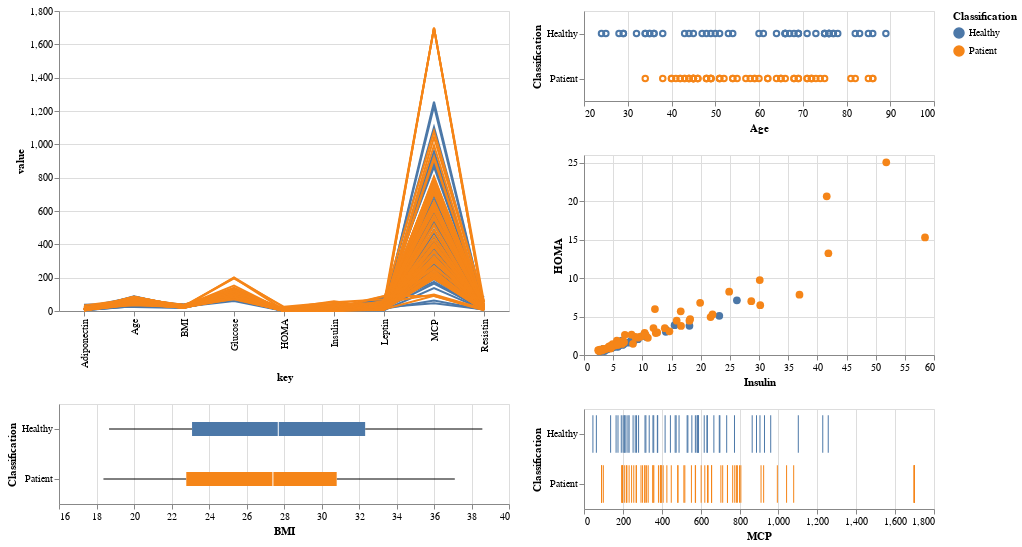

The notebook cell this image was saved under:
### Markdown cell above
## Final Prototypes

### Code cell
input_dropdown = alt.binding_select(options=[None,'Healthy Control','Patient'],labels=['All','Healthy Control','Patient'])
highlight = alt.selection(type='single',bind=input_dropdown, name='Classification',fields=['Classification'])
brush = alt.selection(type='interval')


parallel = alt.Chart(dataset).transform_window(
    index='count()'
).transform_fold(
    ['Age','BMI','Glucose','Insulin','HOMA','Leptin','Adiponectin','Resistin','MCP']
).mark_line().encode(
    x='key:N',
    y='value:Q',
    color=alt.Color('Classification:N', scale=alt.Scale(scheme='tableau10')),
    detail='index:N',
    opacity=alt.condition(highlight, alt.value(1.0), alt.value(0.1)),
).properties(
    width=450,
    height=300,
    selection=highlight
)

tick_axis = alt.Axis()

x_points = alt.Chart(dataset).mark_point().encode(
    alt.X('Age:Q', axis=tick_axis,scale=alt.Scale(domain=[20, 100])),
    alt.Y('Classification:N', title='Classification', axis=tick_axis),
    color=alt.Color('Classification:N', scale=alt.Scale(scheme='tableau10')),
    opacity=alt.condition(highlight | brush , alt.value(1.0), alt.value(0.1))
).properties(
    height=90,
    width=350,
).add_selection(
    highlight
).add_selection(
    brush
)


scatter = alt.Chart(dataset).mark_circle(size=60).encode(
    x='Insulin',
    y='HOMA',
    color=alt.Color('Classification:N', scale=alt.Scale(scheme='tableau10')),
    opacity=alt.condition(highlight | brush, alt.value(1.0), alt.value(0.1)),
).properties(
    width=350,
    height=200,
    selection=highlight
).add_selection(
    brush
)


box = alt.Chart(dataset).mark_boxplot().encode(
     y=alt.Y('Classification:N'),
     x=alt.X('BMI:Q', scale=alt.Scale(domain=[16, 40])),
     color=alt.Color('Classification:N', scale=alt.Scale(scheme='tableau10')),
     opacity=alt.condition(highlight , alt.value(1.0), alt.value(0.1))
).properties(
    width=450,
    height=100,
    selection=highlight
)

x_ticks = alt.Chart(dataset).mark_tick().encode(
    alt.X('MCP:Q', axis=tick_axis),
    alt.Y('Classification:N', title='Classification', axis=tick_axis),
    color=alt.Color('Classification:N', scale=alt.Scale(scheme='tableau10')),
    opacity=alt.condition(highlight | brush , alt.value(1.0), alt.value(0.1))
).properties(
    height=100,
    width=350,
).add_selection(
    highlight
).add_selection(
    brush
)


parallel & box | x_points & scatter & x_ticks

### Figure 1 — Vega-Lite specification as saved in the notebook (floating-point values rounded to 4 significant figures)
{"config": {"view": {"continuousWidth": 400, "continuousHeight": 300}}, "hconcat": [{"vconcat": [{"mark": "line", "encoding": {"color": {"type": "nominal", "field": "Classification", "scale": {"scheme": "tableau10"}}, "detail": {"type": "nominal", "field": "index"}, "opacity": {"condition": {"value": 1.0, "selection": "Classification"}, "value": 0.1}, "x": {"type": "nominal", "field": "key"}, "y": {"type": "quantitative", "field": "value"}}, "height": 300, "selection": {"Classification": {"type": "single", "bind": {"input": "select", "options": [null, "Healthy Control", "Patient"], "labels": ["All", "Healthy Control", "Patient"]}, "fields": ["Classification"]}}, "transform": [{"window": [{"op": "count", "as": "index"}]}, {"fold": ["Age", "BMI", "Glucose", "Insulin", "HOMA", "Leptin", "Adiponectin", "Resistin", "MCP"]}], "width": 450}, {"mark": "boxplot", "encoding": {"color": {"type": "nominal", "field": "Classification", "scale": {"scheme": "tableau10"}}, "opacity": {"condition": {"value": 1.0, "selection": "Classification"}, "value": 0.1}, "x": {"type": "quantitative", "field": "BMI", "scale": {"domain": [16, 40]}}, "y": {"type": "nominal", "field": "Classification"}}, "height": 100, "selection": {"Classification": {"type": "single", "bind": {"input": "select", "options": [null, "Healthy Control", "Patient"], "labels": ["All", "Healthy Control", "Patient"]}, "fields": ["Classification"]}}, "width": 450}]}, {"vconcat": [{"mark": "point", "encoding": {"color": {"type": "nominal", "field": "Classification", "scale": {"scheme": "tableau10"}}, "opacity": {"condition": {"value": 1.0, "selection": {"or": ["Classification", "selector004"]}}, "value": 0.1}, "x": {"type": "quantitative", "axis": {}, "field": "Age", "scale": {"domain": [20, 100]}}, "y": {"type": "nominal", "axis": {}, "field": "Classification", "title": "Classification"}}, "height": 90, "selection": {"Classification": {"type": "single", "bind": {"input": "select", "options": [null, "Healthy Control", "Patient"], "labels": ["All", "Healthy Control", "Patient"]}, "fields": ["Classification"]}, "selector004": {"type": "interval"}}, "width": 350}, {"mark": {"type": "circle", "size": 60}, "encoding": {"color": {"type": "nominal", "field": "Classification", "scale": {"scheme": "tableau10"}}, "opacity": {"condition": {"value": 1.0, "selection": {"or": ["Classification", "selector004"]}}, "value": 0.1}, "x": {"type": "quantitative", "field": "Insulin"}, "y": {"type": "quantitative", "field": "HOMA"}}, "height": 200, "selection": {"Classification": {"type": "single", "bind": {"input": "select", "options": [null, "Healthy Control", "Patient"], "labels": ["All", "Healthy Control", "Patient"]}, "fields": ["Classification"]}, "selector004": {"type": "interval"}}, "width": 350}, {"mark": "tick", "encoding": {"color": {"type": "nominal", "field": "Classification", "scale": {"scheme": "tableau10"}}, "opacity": {"condition": {"value": 1.0, "selection": {"or": ["Classification", "selector004"]}}, "value": 0.1}, "x": {"type": "quantitative", "axis": {}, "field": "MCP"}, "y": {"type": "nominal", "axis": {}, "field": "Classification", "title": "Classification"}}, "height": 100, "selection": {"Classification": {"type": "single", "bind": {"input": "select", "options": [null, "Healthy Control", "Patient"], "labels": ["All", "Healthy Control", "Patient"]}, "fields": ["Classification"]}, "selector004": {"type": "interval"}}, "width": 350}]}], "data": {"name": "data-4ab163a91e553ca35fdad7e1e7ddbe9f"}, "$schema": "https://vega.github.io/schema/vega-lite/v4.8.1.json", "datasets": {"data-4ab163a91e553ca35fdad7e1e7ddbe9f": [{"Age": 48, "BMI": 23.5, "Glucose": 70, "Insulin": 2.707, "HOMA": 0.4674, "Leptin": 8.807, "Adiponectin": 9.702, "Resistin": 7.996, "MCP": 417.1, "Classification": "Healthy"}, {"Age": 83, "BMI": 20.69, "Glucose": 92, "Insulin": 3.115, "HOMA": 0.7069, "Leptin": 8.844, "Adiponectin": 5.429, "Resistin": 4.064, "MCP": 468.8, "Classification": "Healthy"}, {"Age": 82, "BMI": 23.12, "Glucose": 91, "Insulin": 4.498, "HOMA": 1.01, "Leptin": 17.94, "Adiponectin": 22.43, "Resistin": 9.277, "MCP": 554.7, "Classification": "Healthy"}, {"Age": 68, "BMI": 21.37, "Glucose": 77, "Insulin": 3.226, "HOMA": 0.6127, "Leptin": 9.883, "Adiponectin": 7.17, "Resistin": 12.77, "MCP": 928.2, "Classification": "Healthy"}, {"Age": 86, "BMI": 21.11, "Glucose": 92, "Insulin": 3.549, "HOMA": 0.8054, "Leptin": 6.699, "Adiponectin": 4.819, "Resistin": 10.58, "MCP": 773.9, "Classification": "Healthy"}, {"Age": 49, "BMI": 22.85, "Glucose": 92, "Insulin": 3.226, "HOMA": 0.7321, "Leptin": 6.832, "Adiponectin": 13.68, "Resistin": 10.32, "MCP": 530.4, "Classification": "Healthy"}, {"Age": 89, "BMI": 22.7, "Glucose": 77, "Insulin": 4.69, "HOMA": 0.8908, "Leptin": 6.964, "Adiponectin": 5.59, "Resistin": 12.94, "MCP": 1256.0, "Classification": "Healthy"}, {"Age": 76, "BMI": 23.8, "Glucose": 118, "Insulin": 6.47, "HOMA": 1.883, "Leptin": 4.311, "Adiponectin": 13.25, "Resistin": 5.104, "MCP": 280.7, "Classification": "Healthy"}, {"Age": 73, "BMI": 22.0, "Glucose": 97, "Insulin": 3.35, "HOMA": 0.8015, "Leptin": 4.47, "Adiponectin": 10.36, "Resistin": 6.284, "MCP": 136.9, "Classification": "Healthy"}, {"Age": 75, "BMI": 23.0, "Glucose": 83, "Insulin": 4.952, "HOMA": 1.014, "Leptin": 17.13, "Adiponectin": 11.58, "Resistin": 7.091, "MCP": 318.3, "Classification": "Healthy"}, {"Age": 34, "BMI": 21.47, "Glucose": 78, "Insulin": 3.469, "HOMA": 0.6674, "Leptin": 14.57, "Adiponectin": 13.11, "Resistin": 6.92, "MCP": 354.6, "Classification": "Healthy"}, {"Age": 29, "BMI": 23.01, "Glucose": 82, "Insulin": 5.663, "HOMA": 1.145, "Leptin": 35.59, "Adiponectin": 26.72, "Resistin": 4.58, "MCP": 174.8, "Classification": "Healthy"}, {"Age": 25, "BMI": 22.86, "Glucose": 82, "Insulin": 4.09, "HOMA": 0.8273, "Leptin": 20.45, "Adiponectin": 23.67, "Resistin": 5.14, "MCP": 313.7, "Classification": "Healthy"}, {"Age": 24, "BMI": 18.67, "Glucose": 88, "Insulin": 6.107, "HOMA": 1.33, "Leptin": 8.88, "Adiponectin": 36.06, "Resistin": 6.85, "MCP": 632.2, "Classification": "Healthy"}, {"Age": 38, "BMI": 23.34, "Glucose": 75, "Insulin": 5.782, "HOMA": 1.07, "Leptin": 15.26, "Adiponectin": 17.95, "Resistin": 9.35, "MCP": 165.0, "Classification": "Healthy"}, {"Age": 44, "BMI": 20.76, "Glucose": 86, "Insulin": 7.553, "HOMA": 1.6, "Leptin": 14.09, "Adiponectin": 20.32, "Resistin": 7.64, "MCP": 63.61, "Classification": "Healthy"}, {"Age": 47, "BMI": 22.03, "Glucose": 84, "Insulin": 2.869, "HOMA": 0.59, "Leptin": 26.65, "Adiponectin": 38.04, "Resistin": 3.32, "MCP": 191.7, "Classification": "Healthy"}, {"Age": 61, "BMI": 32.04, "Glucose": 85, "Insulin": 18.08, "HOMA": 3.79, "Leptin": 30.77, "Adiponectin": 7.78, "Resistin": 13.68, "MCP": 444.4, "Classification": "Healthy"}, {"Age": 64, "BMI": 34.53, "Glucose": 95, "Insulin": 4.427, "HOMA": 1.037, "Leptin": 21.21, "Adiponectin": 5.463, "Resistin": 6.702, "MCP": 252.4, "Classification": "Healthy"}, {"Age": 32, "BMI": 36.51, "Glucose": 87, "Insulin": 14.03, "HOMA": 3.01, "Leptin": 49.37, "Adiponectin": 5.1, "Resistin": 17.1, "MCP": 588.5, "Classification": "Healthy"}, {"Age": 36, "BMI": 28.58, "Glucose": 86, "Insulin": 4.345, "HOMA": 0.9217, "Leptin": 15.12, "Adiponectin": 8.6, "Resistin": 9.154, "MCP": 534.2, "Classification": "Healthy"}, {"Age": 34, "BMI": 31.98, "Glucose": 87, "Insulin": 4.53, "HOMA": 0.9721, "Leptin": 28.75, "Adiponectin": 7.643, "Resistin": 5.626, "MCP": 572.8, "Classification": "Healthy"}, {"Age": 29, "BMI": 32.27, "Glucose": 84, "Insulin": 5.81, "HOMA": 1.204, "Leptin": 45.62, "Adiponectin": 6.21, "Resistin": 24.6, "MCP": 905.0, "Classification": "Healthy"}, {"Age": 35, "BMI": 30.28, "Glucose": 84, "Insulin": 4.376, "HOMA": 0.9067, "Leptin": 39.21, "Adiponectin": 9.048, "Resistin": 16.44, "MCP": 733.8, "Classification": "Healthy"}, {"Age": 54, "BMI": 30.48, "Glucose": 90, "Insulin": 5.537, "HOMA": 1.229, "Leptin": 12.33, "Adiponectin": 9.731, "Resistin": 10.19, "MCP": 1228.0, "Classification": "Healthy"}, {"Age": 45, "BMI": 37.04, "Glucose": 83, "Insulin": 6.76, "HOMA": 1.384, "Leptin": 39.98, "Adiponectin": 4.617, "Resistin": 8.704, "MCP": 586.2, "Classification": "Healthy"}, {"Age": 50, "BMI": 38.58, "Glucose": 106, "Insulin": 6.703, "HOMA": 1.753, "Leptin": 46.64, "Adiponectin": 4.668, "Resistin": 11.78, "MCP": 887.2, "Classification": "Healthy"}, {"Age": 66, "BMI": 31.45, "Glucose": 90, "Insulin": 9.245, "HOMA": 2.052, "Leptin": 45.96, "Adiponectin": 10.36, "Resistin": 23.38, "MCP": 1102.0, "Classification": "Healthy"}, {"Age": 35, "BMI": 35.25, "Glucose": 90, "Insulin": 6.817, "HOMA": 1.513, "Leptin": 50.61, "Adiponectin": 6.967, "Resistin": 22.04, "MCP": 667.9, "Classification": "Healthy"}, {"Age": 36, "BMI": 34.17, "Glucose": 80, "Insulin": 6.59, "HOMA": 1.3, "Leptin": 10.28, "Adiponectin": 5.066, "Resistin": 15.72, "MCP": 581.3, "Classification": "Healthy"}, {"Age": 66, "BMI": 36.21, "Glucose": 101, "Insulin": 15.53, "HOMA": 3.87, "Leptin": 74.71, "Adiponectin": 7.54, "Resistin": 22.32, "MCP": 865.0, "Classification": "Healthy"}, {"Age": 53, "BMI": 36.79, "Glucose": 101, "Insulin": 10.18, "HOMA": 2.535, "Leptin": 27.18, "Adiponectin": 20.03, "Resistin": 10.26, "MCP": 695.8, "Classification": "Healthy"}, {"Age": 28, "BMI": 35.86, "Glucose": 87, "Insulin": 8.576, "HOMA": 1.84, "Leptin": 68.51, "Adiponectin": 4.794, "Resistin": 21.44, "MCP": 358.6, "Classification": "Healthy"}, {"Age": 43, "BMI": 34.42, "Glucose": 89, "Insulin": 23.19, "HOMA": 5.092, "Leptin": 31.21, "Adiponectin": 8.301, "Resistin": 6.71, "MCP": 960.2, "Classification": "Healthy"}, {"Age": 51, "BMI": 27.69, "Glucose": 77, "Insulin": 3.855, "HOMA": 0.7322, "Leptin": 20.09, "Adiponectin": 3.192, "Resistin": 10.38, "MCP": 473.9, "Classification": "Healthy"}, {"Age": 67, "BMI": 29.61, "Glucose": 79, "Insulin": 5.819, "HOMA": 1.134, "Leptin": 21.9, "Adiponectin": 2.194, "Resistin": 4.207, "MCP": 585.3, "Classification": "Healthy"}, {"Age": 66, "BMI": 31.24, "Glucose": 82, "Insulin": 4.181, "HOMA": 0.8457, "Leptin": 16.22, "Adiponectin": 4.267, "Resistin": 3.292, "MCP": 634.6, "Classification": "Healthy"}, {"Age": 69, "BMI": 35.09, "Glucose": 101, "Insulin": 5.646, "HOMA": 1.407, "Leptin": 83.48, "Adiponectin": 6.797, "Resistin": 82.1, "MCP": 263.5, "Classification": "Healthy"}, {"Age": 60, "BMI": 26.35, "Glucose": 103, "Insulin": 5.138, "HOMA": 1.305, "Leptin": 24.3, "Adiponectin": 2.194, "Resistin": 20.25, "MCP": 379.0, "Classification": "Healthy"}, {"Age": 77, "BMI": 35.59, "Glucose": 76, "Insulin": 3.881, "HOMA": 0.7276, "Leptin": 21.79, "Adiponectin": 8.126, "Resistin": 17.26, "MCP": 618.3, "Classification": "Healthy"}, {"Age": 76, "BMI": 29.22, "Glucose": 83, "Insulin": 5.376, "HOMA": 1.101, "Leptin": 28.56, "Adiponectin": 7.37, "Resistin": 8.044, "MCP": 698.8, "Classification": "Healthy"}, {"Age": 76, "BMI": 27.2, "Glucose": 94, "Insulin": 14.07, "HOMA": 3.262, "Leptin": 35.89, "Adiponectin": 9.347, "Resistin": 8.416, "MCP": 377.2, "Classification": "Healthy"}, {"Age": 75, "BMI": 27.3, "Glucose": 85, "Insulin": 5.197, "HOMA": 1.09, "Leptin": 10.39, "Adiponectin": 9.001, "Resistin": 7.577, "MCP": 335.4, "Classification": "Healthy"}, {"Age": 69, "BMI": 32.5, "Glucose": 93, "Insulin": 5.43, "HOMA": 1.246, "Leptin": 15.14, "Adiponectin": 11.79, "Resistin": 11.79, "MCP": 270.1, "Classification": "Healthy"}, {"Age": 71, "BMI": 30.3, "Glucose": 102, "Insulin": 8.34, "HOMA": 2.098, "Leptin": 56.5, "Adiponectin": 8.13, "Resistin": 4.299, "MCP": 201.0, "Classification": "Healthy"}, {"Age": 66, "BMI": 27.7, "Glucose": 90, "Insulin": 6.042, "HOMA": 1.341, "Leptin": 24.85, "Adiponectin": 7.652, "Resistin": 6.705, "MCP": 225.9, "Classification": "Healthy"}, {"Age": 75, "BMI": 25.7, "Glucose": 94, "Insulin": 8.079, "HOMA": 1.873, "Leptin": 65.93, "Adiponectin": 3.741, "Resistin": 4.497, "MCP": 206.8, "Classification": "Healthy"}, {"Age": 78, "BMI": 25.3, "Glucose": 60, "Insulin": 3.508, "HOMA": 0.5192, "Leptin": 6.633, "Adiponectin": 10.57, "Resistin": 4.664, "MCP": 209.7, "Classification": "Healthy"}, {"Age": 69, "BMI": 29.4, "Glucose": 89, "Insulin": 10.7, "HOMA": 2.35, "Leptin": 45.27, "Adiponectin": 8.286, "Resistin": 4.53, "MCP": 215.8, "Classification": "Healthy"}, {"Age": 85, "BMI": 26.6, "Glucose": 96, "Insulin": 4.462, "HOMA": 1.057, "Leptin": 7.85, "Adiponectin": 7.932, "Resistin": 9.614, "MCP": 232.0, "Classification": "Healthy"}, {"Age": 76, "BMI": 27.1, "Glucose": 110, "Insulin": 26.21, "HOMA": 7.112, "Leptin": 21.78, "Adiponectin": 4.936, "Resistin": 8.494, "MCP": 45.84, "Classification": "Healthy"}, {"Age": 77, "BMI": 25.9, "Glucose": 85, "Insulin": 4.58, "HOMA": 0.9603, "Leptin": 13.74, "Adiponectin": 9.753, "Resistin": 11.77, "MCP": 488.8, "Classification": "Healthy"}, {"Age": 45, "BMI": 21.3, "Glucose": 102, "Insulin": 13.85, "HOMA": 3.485, "Leptin": 7.648, "Adiponectin": 21.06, "Resistin": 23.03, "MCP": 552.4, "Classification": "Patient"}, {"Age": 45, "BMI": 20.83, "Glucose": 74, "Insulin": 4.56, "HOMA": 0.8324, "Leptin": 7.753, "Adiponectin": 8.237, "Resistin": 28.03, "MCP": 383.0, "Classification": "Patient"}, {"Age": 49, "BMI": 20.96, "Glucose": 94, "Insulin": 12.3, "HOMA": 2.853, "Leptin": 11.24, "Adiponectin": 8.412, "Resistin": 23.12, "MCP": 573.6, "Classification": "Patient"}, {"Age": 34, "BMI": 24.24, "Glucose": 92, "Insulin": 21.7, "HOMA": 4.924, "Leptin": 16.74, "Adiponectin": 21.82, "Resistin": 12.07, "MCP": 481.9, "Classification": "Patient"}, {"Age": 42, "BMI": 21.36, "Glucose": 93, "Insulin": 2.999, "HOMA": 0.688, "Leptin": 19.08, "Adiponectin": 8.463, "Resistin": 17.38, "MCP": 321.9, "Classification": "Patient"}, {"Age": 68, "BMI": 21.08, "Glucose": 102, "Insulin": 6.2, "HOMA": 1.56, "Leptin": 9.699, "Adiponectin": 8.575, "Resistin": 13.74, "MCP": 448.8, "Classification": "Patient"}, {"Age": 51, "BMI": 19.13, "Glucose": 93, "Insulin": 4.364, "HOMA": 1.001, "Leptin": 11.08, "Adiponectin": 5.808, "Resistin": 5.571, "MCP": 90.6, "Classification": "Patient"}, {"Age": 62, "BMI": 22.66, "Glucose": 92, "Insulin": 3.482, "HOMA": 0.7902, "Leptin": 9.865, "Adiponectin": 11.24, "Resistin": 10.7, "MCP": 704.0, "Classification": "Patient"}, {"Age": 38, "BMI": 22.5, "Glucose": 95, "Insulin": 5.261, "HOMA": 1.233, "Leptin": 8.438, "Adiponectin": 4.772, "Resistin": 15.74, "MCP": 199.1, "Classification": "Patient"}, {"Age": 69, "BMI": 21.51, "Glucose": 112, "Insulin": 6.683, "HOMA": 1.846, "Leptin": 32.58, "Adiponectin": 4.138, "Resistin": 15.7, "MCP": 713.2, "Classification": "Patient"}, {"Age": 49, "BMI": 21.37, "Glucose": 78, "Insulin": 2.64, "HOMA": 0.5079, "Leptin": 6.334, "Adiponectin": 3.886, "Resistin": 22.94, "MCP": 737.7, "Classification": "Patient"}, {"Age": 51, "BMI": 22.89, "Glucose": 103, "Insulin": 2.74, "HOMA": 0.6961, "Leptin": 8.016, "Adiponectin": 9.35, "Resistin": 11.55, "MCP": 359.2, "Classification": "Patient"}, {"Age": 59, "BMI": 22.83, "Glucose": 98, "Insulin": 6.862, "HOMA": 1.659, "Leptin": 14.9, "Adiponectin": 4.23, "Resistin": 8.205, "MCP": 355.3, "Classification": "Patient"}, {"Age": 45, "BMI": 23.14, "Glucose": 116, "Insulin": 4.902, "HOMA": 1.403, "Leptin": 18.0, "Adiponectin": 4.295, "Resistin": 5.263, "MCP": 518.6, "Classification": "Patient"}, {"Age": 54, "BMI": 24.22, "Glucose": 86, "Insulin": 3.73, "HOMA": 0.7913, "Leptin": 8.687, "Adiponectin": 3.705, "Resistin": 10.34, "MCP": 635.0, "Classification": "Patient"}, {"Age": 64, "BMI": 22.22, "Glucose": 98, "Insulin": 5.7, "HOMA": 1.378, "Leptin": 12.19, "Adiponectin": 4.784, "Resistin": 13.91, "MCP": 396.0, "Classification": "Patient"}, {"Age": 46, "BMI": 20.83, "Glucose": 88, "Insulin": 3.42, "HOMA": 0.7424, "Leptin": 12.87, "Adiponectin": 18.55, "Resistin": 13.56, "MCP": 301.2, "Classification": "Patient"}, {"Age": 44, "BMI": 19.56, "Glucose": 114, "Insulin": 15.89, "HOMA": 4.468, "Leptin": 13.08, "Adiponectin": 20.37, "Resistin": 4.62, "MCP": 220.7, "Classification": "Patient"}, {"Age": 45, "BMI": 20.26, "Glucose": 92, "Insulin": 3.44, "HOMA": 0.7807, "Leptin": 7.65, "Adiponectin": 16.67, "Resistin": 7.84, "MCP": 193.9, "Classification": "Patient"}, {"Age": 44, "BMI": 24.74, "Glucose": 106, "Insulin": 58.46, "HOMA": 15.29, "Leptin": 18.16, "Adiponectin": 16.1, "Resistin": 5.31, "MCP": 244.8, "Classification": "Patient"}, {"Age": 51, "BMI": 18.37, "Glucose": 105, "Insulin": 6.03, "HOMA": 1.562, "Leptin": 9.62, "Adiponectin": 12.76, "Resistin": 3.21, "MCP": 513.7, "Classification": "Patient"}, {"Age": 72, "BMI": 23.62, "Glucose": 105, "Insulin": 4.42, "HOMA": 1.145, "Leptin": 21.78, "Adiponectin": 17.86, "Resistin": 4.82, "MCP": 195.9, "Classification": "Patient"}, {"Age": 46, "BMI": 22.21, "Glucose": 86, "Insulin": 36.94, "HOMA": 7.836, "Leptin": 10.16, "Adiponectin": 9.76, "Resistin": 5.68, "MCP": 312.0, "Classification": "Patient"}, {"Age": 43, "BMI": 26.56, "Glucose": 101, "Insulin": 10.55, "HOMA": 2.63, "Leptin": 9.8, "Adiponectin": 6.42, "Resistin": 16.1, "MCP": 806.7, "Classification": "Patient"}, {"Age": 55, "BMI": 31.98, "Glucose": 92, "Insulin": 16.64, "HOMA": 3.775, "Leptin": 37.22, "Adiponectin": 11.02, "Resistin": 7.165, "MCP": 483.4, "Classification": "Patient"}, {"Age": 43, "BMI": 31.25, "Glucose": 103, "Insulin": 4.328, "HOMA": 1.1, "Leptin": 25.78, "Adiponectin": 12.72, "Resistin": 38.65, "MCP": 775.3, "Classification": "Patient"}, {"Age": 86, "BMI": 26.67, "Glucose": 201, "Insulin": 41.61, "HOMA": 20.63, "Leptin": 47.65, "Adiponectin": 5.357, "Resistin": 24.37, "MCP": 1698.0, "Classification": "Patient"}, {"Age": 41, "BMI": 26.67, "Glucose": 97, "Insulin": 22.03, "HOMA": 5.272, "Leptin": 44.71, "Adiponectin": 13.49, "Resistin": 27.83, "MCP": 783.8, "Classification": "Patient"}, {"Age": 59, "BMI": 28.67, "Glucose": 77, "Insulin": 3.188, "HOMA": 0.6055, "Leptin": 17.02, "Adiponectin": 16.44, "Resistin": 31.69, "MCP": 910.5, "Classification": "Patient"}, {"Age": 81, "BMI": 31.64, "Glucose": 100, "Insulin": 9.669, "HOMA": 2.385, "Leptin": 38.81, "Adiponectin": 10.64, "Resistin": 29.56, "MCP": 426.2, "Classification": "Patient"}, {"Age": 48, "BMI": 32.46, "Glucose": 99, "Insulin": 28.68, "HOMA": 7.003, "Leptin": 46.08, "Adiponectin": 21.57, "Resistin": 10.16, "MCP": 738.0, "Classification": "Patient"}, {"Age": 71, "BMI": 25.51, "Glucose": 112, "Insulin": 10.39, "HOMA": 2.872, "Leptin": 19.07, "Adiponectin": 5.486, "Resistin": 42.74, "MCP": 799.9, "Classification": "Patient"}, {"Age": 42, "BMI": 29.3, "Glucose": 98, "Insulin": 4.172, "HOMA": 1.009, "Leptin": 12.26, "Adiponectin": 6.696, "Resistin": 53.67, "MCP": 1042.0, "Classification": "Patient"}, {"Age": 65, "BMI": 29.67, "Glucose": 85, "Insulin": 14.65, "HOMA": 3.071, "Leptin": 26.52, "Adiponectin": 7.283, "Resistin": 19.46, "MCP": 1698.0, "Classification": "Patient"}, {"Age": 48, "BMI": 28.12, "Glucose": 90, "Insulin": 2.54, "HOMA": 0.5639, "Leptin": 15.53, "Adiponectin": 10.22, "Resistin": 16.11, "MCP": 1698.0, "Classification": "Patient"}, {"Age": 85, "BMI": 27.69, "Glucose": 196, "Insulin": 51.81, "HOMA": 25.05, "Leptin": 70.88, "Adiponectin": 7.902, "Resistin": 55.22, "MCP": 1078.0, "Classification": "Patient"}, {"Age": 48, "BMI": 31.25, "Glucose": 199, "Insulin": 12.16, "HOMA": 5.97, "Leptin": 18.13, "Adiponectin": 4.104, "Resistin": 53.63, "MCP": 1698.0, "Classification": "Patient"}, {"Age": 58, "BMI": 29.15, "Glucose": 139, "Insulin": 16.58, "HOMA": 5.685, "Leptin": 22.89, "Adiponectin": 10.26, "Resistin": 13.97, "MCP": 923.9, "Classification": "Patient"}, {"Age": 40, "BMI": 30.84, "Glucose": 128, "Insulin": 41.89, "HOMA": 13.23, "Leptin": 31.04, "Adiponectin": 6.161, "Resistin": 17.56, "MCP": 638.3, "Classification": "Patient"}, {"Age": 82, "BMI": 31.22, "Glucose": 100, "Insulin": 18.08, "HOMA": 4.459, "Leptin": 31.65, "Adiponectin": 9.924, "Resistin": 19.95, "MCP": 994.3, "Classification": "Patient"}, {"Age": 52, "BMI": 30.8, "Glucose": 87, "Insulin": 30.21, "HOMA": 6.483, "Leptin": 29.27, "Adiponectin": 6.269, "Resistin": 24.25, "MCP": 764.7, "Classification": "Patient"}, {"Age": 49, "BMI": 32.46, "Glucose": 134, "Insulin": 24.89, "HOMA": 8.226, "Leptin": 42.39, "Adiponectin": 10.79, "Resistin": 5.768, "MCP": 656.4, "Classification": "Patient"}, {"Age": 60, "BMI": 31.23, "Glucose": 131, "Insulin": 30.13, "HOMA": 9.736, "Leptin": 37.84, "Adiponectin": 8.404, "Resistin": 11.5, "MCP": 396.0, "Classification": "Patient"}, {"Age": 49, "BMI": 29.78, "Glucose": 70, "Insulin": 8.396, "HOMA": 1.45, "Leptin": 51.34, "Adiponectin": 10.73, "Resistin": 20.77, "MCP": 602.5, "Classification": "Patient"}, {"Age": 44, "BMI": 27.89, "Glucose": 99, "Insulin": 9.208, "HOMA": 2.249, "Leptin": 12.68, "Adiponectin": 5.478, "Resistin": 23.03, "MCP": 407.2, "Classification": "Patient"}, {"Age": 40, "BMI": 27.64, "Glucose": 103, "Insulin": 2.432, "HOMA": 0.6179, "Leptin": 14.32, "Adiponectin": 6.784, "Resistin": 26.01, "MCP": 293.1, "Classification": "Patient"}, {"Age": 71, "BMI": 27.92, "Glucose": 104, "Insulin": 18.2, "HOMA": 4.669, "Leptin": 53.5, "Adiponectin": 1.656, "Resistin": 49.24, "MCP": 256.0, "Classification": "Patient"}, {"Age": 69, "BMI": 28.44, "Glucose": 108, "Insulin": 8.808, "HOMA": 2.346, "Leptin": 14.75, "Adiponectin": 5.288, "Resistin": 16.49, "MCP": 353.6, "Classification": "Patient"}, {"Age": 74, "BMI": 28.65, "Glucose": 88, "Insulin": 3.012, "HOMA": 0.6538, "Leptin": 31.12, "Adiponectin": 7.652, "Resistin": 18.36, "MCP": 572.4, "Classification": "Patient"}, {"Age": 66, "BMI": 26.56, "Glucose": 89, "Insulin": 6.524, "HOMA": 1.432, "Leptin": 14.91, "Adiponectin": 8.43, "Resistin": 14.92, "MCP": 269.5, "Classification": "Patient"}, {"Age": 65, "BMI": 30.92, "Glucose": 97, "Insulin": 10.49, "HOMA": 2.51, "Leptin": 44.02, "Adiponectin": 3.71, "Resistin": 20.47, "MCP": 396.6, "Classification": "Patient"}, {"Age": 72, "BMI": 29.14, "Glucose": 83, "Insulin": 10.95, "HOMA": 2.242, "Leptin": 26.81, "Adiponectin": 2.785, "Resistin": 14.77, "MCP": 232.0, "Classification": "Patient"}, {"Age": 57, "BMI": 34.84, "Glucose": 95, "Insulin": 12.55, "HOMA": 2.94, "Leptin": 33.16, "Adiponectin": 2.365, "Resistin": 9.954, "MCP": 655.8, "Classification": "Patient"}, {"Age": 73, "BMI": 37.11, "Glucose": 134, "Insulin": 5.636, "HOMA": 1.863, "Leptin": 41.41, "Adiponectin": 3.336, "Resistin": 6.892, "MCP": 788.9, "Classification": "Patient"}, {"Age": 45, "BMI": 29.38, "Glucose": 90, "Insulin": 4.713, "HOMA": 1.046, "Leptin": 23.85, "Adiponectin": 6.644, "Resistin": 15.56, "MCP": 621.3, "Classification": "Patient"}, {"Age": 46, "BMI": 33.18, "Glucose": 92, "Insulin": 5.75, "HOMA": 1.305, "Leptin": 18.69, "Adiponectin": 9.16, "Resistin": 8.89, "MCP": 209.2, "Classification": "Patient"}, {"Age": 68, "BMI": 35.56, "Glucose": 131, "Insulin": 8.15, "HOMA": 2.634, "Leptin": 17.87, "Adiponectin": 11.9, "Resistin": 4.19, "MCP": 198.4, "Classification": "Patient"}, {"Age": 75, "BMI": 30.48, "Glucose": 152, "Insulin": 7.01, "HOMA": 2.628, "Leptin": 50.53, "Adiponectin": 10.06, "Resistin": 11.73, "MCP": 99.45, "Classification": "Patient"}, {"Age": 54, "BMI": 36.05, "Glucose": 119, "Insulin": 11.91, "HOMA": 3.496, "Leptin": 89.27, "Adiponectin": 8.01, "Resistin": 5.06, "MCP": 218.3, "Classification": "Patient"}, {"Age": 45, "BMI": 26.85, "Glucose": 92, "Insulin": 3.33, "HOMA": 0.7557, "Leptin": 54.68, "Adiponectin": 12.1, "Resistin": 10.96, "MCP": 268.2, "Classification": "Patient"}, {"Age": 62, "BMI": 26.84, "Glucose": 100, "Insulin": 4.53, "HOMA": 1.117, "Leptin": 12.45, "Adiponectin": 21.42, "Resistin": 7.32, "MCP": 330.2, "Classification": "Patient"}, {"Age": 65, "BMI": 32.05, "Glucose": 97, "Insulin": 5.73, "HOMA": 1.371, "Leptin": 61.48, "Adiponectin": 22.54, "Resistin": 10.33, "MCP": 314.1, "Classification": "Patient"}, {"Age": 72, "BMI": 25.59, "Glucose": 82, "Insulin": 2.82, "HOMA": 0.5704, "Leptin": 24.96, "Adiponectin": 33.75, "Resistin": 3.27, "MCP": 392.5, "Classification": "Patient"}, {"Age": 86, "BMI": 27.18, "Glucose": 138, "Insulin": 19.91, "HOMA": 6.777, "Leptin": 90.28, "Adiponectin": 14.11, "Resistin": 4.35, "MCP": 90.09, "Classification": "Patient"}]}}
